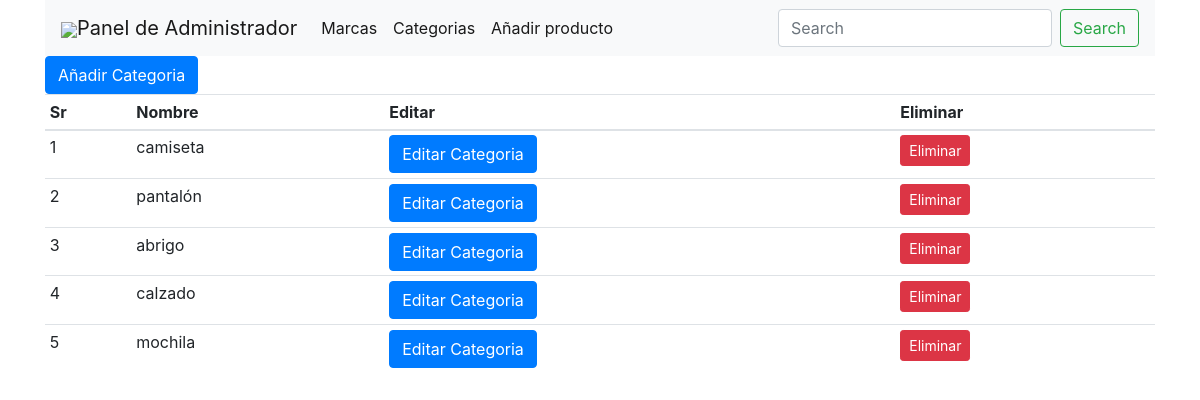
The page /category (signed in) on the database as committed earlier.
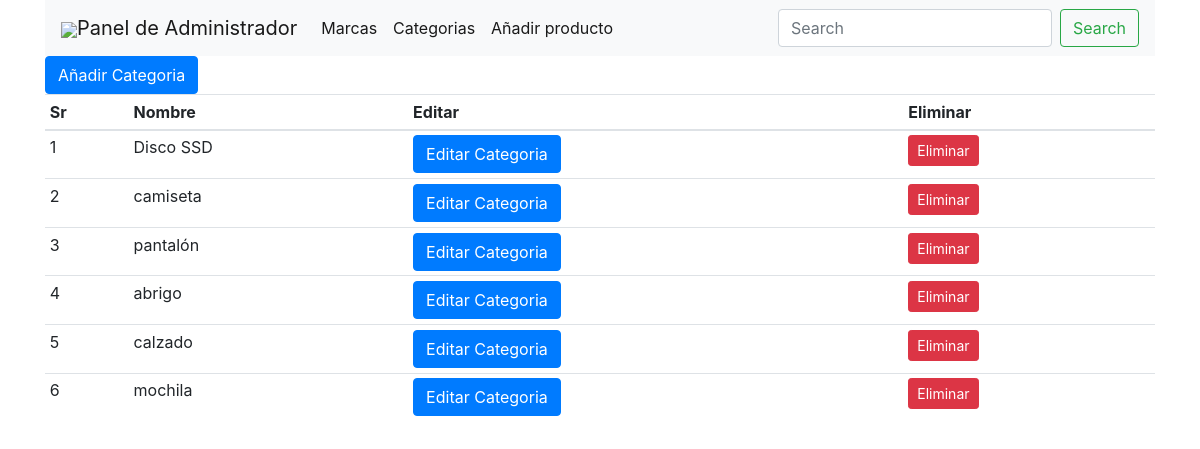
The same page on the database as committed later.
### shop/products/models.py (models this page shows)
class Category(db.Model):
    id = db.Column(db.Integer, primary_key=True)
    name = db.Column(db.String, nullable=False, unique=True)

### shop/admin/routes.py (the view)
@app.route('/category', methods=['GET', 'POST'])
def categories():
    if 'email' not in session:
        flash(f'Inicie sesion antes, por favor', 'danger')
        return redirect(url_for('login'))
    if request.method == "POST":
        getcategory = request.form.get('category')
        category = Category(name=getcategory)
        db.session.add(category)
        flash(f'La categoria {getcategory} ha sido añadida a tu base de datos', 'success')
        db.session.commit()
        return redirect(url_for('categories'))
    elif request.method == 'GET':
        categories = Category.query.order_by(Category.id.desc()).all()
        return render_template('admin/category.html', title="Category page", categories=categories)

### shop/templates/admin/category.html (shortened to what this page needs)
{% extends 'layout.html' %}
{% block content %}
{% include '_messages.html' %}
{% include '/admin/navbar.html' %}
<div class="container">
    <button type="button" class="btn btn-primary" data-toggle="modal" data-target="#addcategorymodal">
    Añadir Categoria
    </button>
    <table class="table table-sm table-condensed table-hover">
     <thead><tr>
         <th>Sr</th>
         <th>Nombre</th>
         <th>Editar</th>
         <th>Eliminar</th>
         </tr>
     </thead>
             <tbody>
                {% for category in categories %}
             <tr>
                 <td>{{loop.index}}</td>
                 <td>{{category.name}}</td>
                 <td>
                    <button type="button" class="btn btn-primary" data-toggle="modal" data-target="#updatecategorymodal">Editar Categoria</button>
                 </td>
                 <td>
                     <button onclick="deleteRequest('/category/{{category.id}}')" type="button" class="btn btn-danger btn-sm">Eliminar</button>
                 </td>
             </tr>
                {% endfor %}
             </tbody>
        </table>
</div>
          {% include '/products/addcategory.html' %}
{% endblock content %}

Rows that differ between the two databases and show on the page:
added Category: name "Disco SSD"
